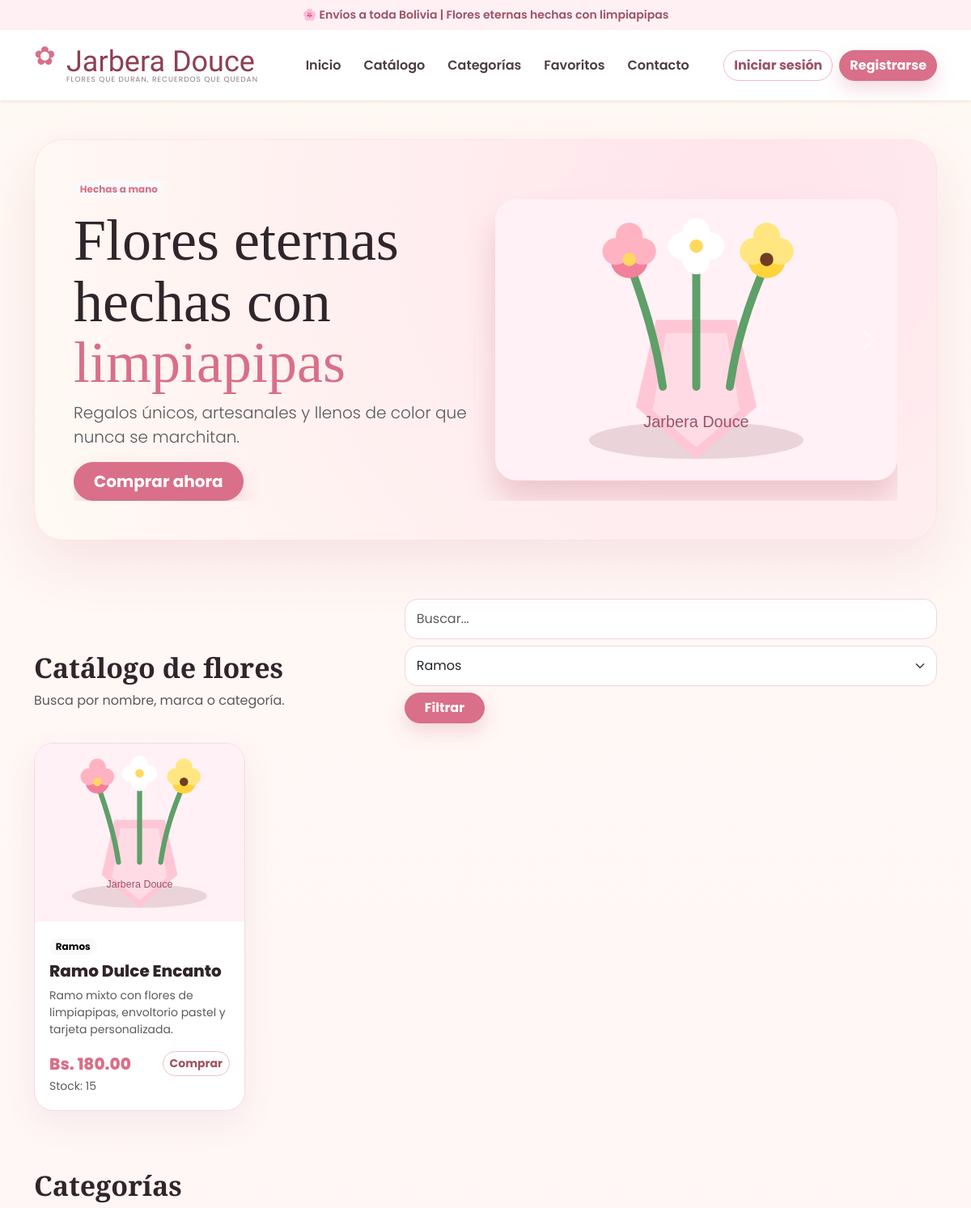
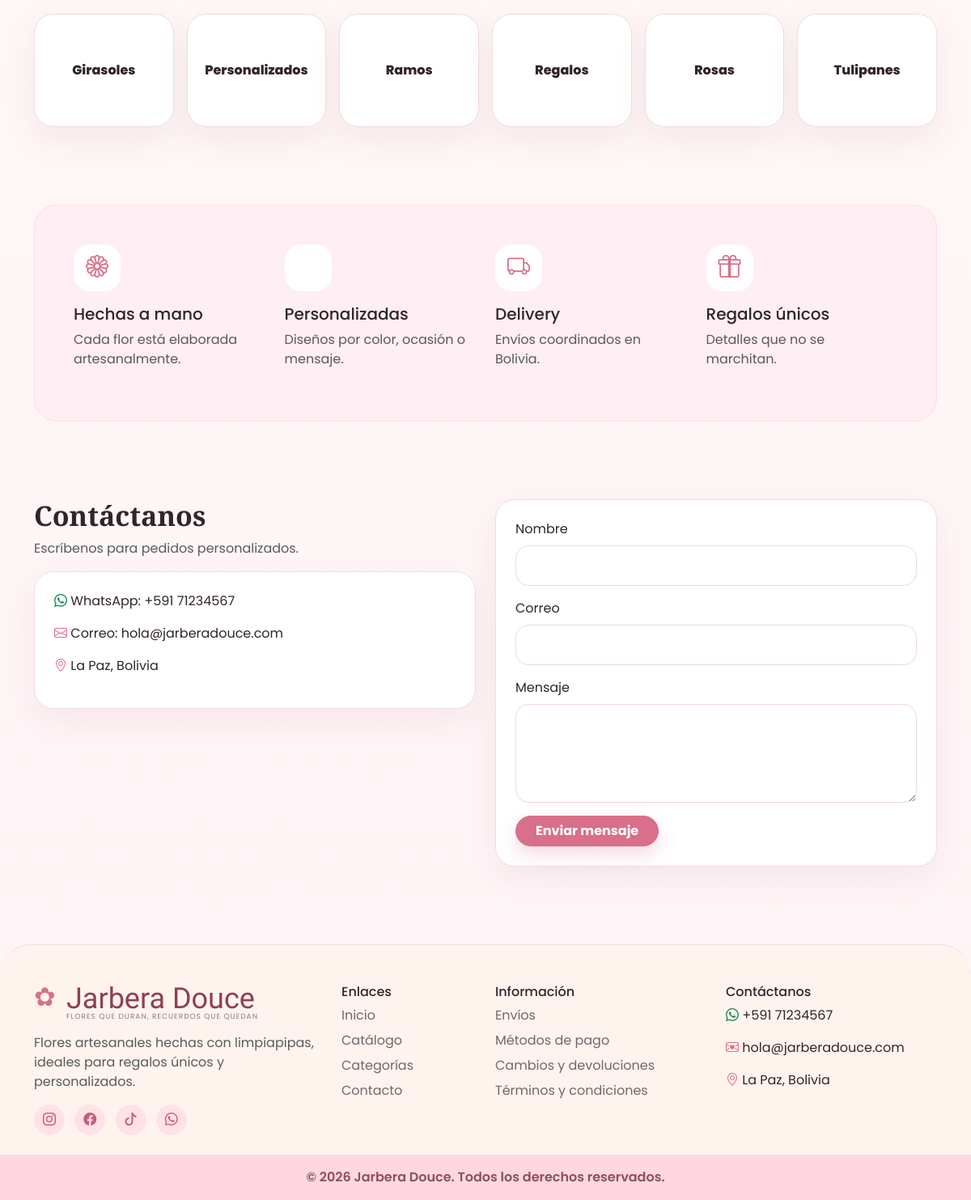
Screenshot of /index.php?categoria=1 with the database file from the repository (2 pictures, top to bottom).
### tables this page shows
CREATE TABLE productos (
    id_producto INT AUTO_INCREMENT PRIMARY KEY,
    id_categoria INT NOT NULL,
    nombre VARCHAR(120) NOT NULL,
    marca VARCHAR(100) NOT NULL DEFAULT 'Jarbera Douce',
    descripcion TEXT NULL,
    precio DECIMAL(10,2) NOT NULL,
    stock INT NOT NULL DEFAULT 0,
    imagen VARCHAR(255) DEFAULT 'assets/img/default.svg',
    destacado TINYINT(1) NOT NULL DEFAULT 0,
    estado TINYINT(1) NOT NULL DEFAULT 1,
    FOREIGN KEY (id_categoria) REFERENCES categorias(id_categoria)
        ON UPDATE CASCADE ON DELETE RESTRICT
);

CREATE TABLE categorias (
    id_categoria INT AUTO_INCREMENT PRIMARY KEY,
    nombre_categoria VARCHAR(100) NOT NULL,
    descripcion TEXT NULL
);

### config/conexion.php (called while the page is built, shortened)
<?php
function e($valor) {
    return htmlspecialchars((string)$valor, ENT_QUOTES, 'UTF-8');
}
function url($ruta = '') {
    return APP_URL . '/' . ltrim($ruta, '/');
}
function estaLogueado() {
    return isset($_SESSION['usuario']);
}
function esCliente() {
    return estaLogueado() && $_SESSION['usuario']['rol'] === 'cliente';
}
?>

### index.php (the view, shortened to what this page needs)
<?php
require_once __DIR__ . '/config/conexion.php';
$buscar = trim($_GET['buscar'] ?? '');
$id_categoria = (int)($_GET['categoria'] ?? 0);
$categorias = $conexion->query("SELECT * FROM categorias ORDER BY nombre_categoria")->fetch_all(MYSQLI_ASSOC);
$sql = "SELECT p.*, c.nombre_categoria
        FROM productos p
        INNER JOIN categorias c ON p.id_categoria = c.id_categoria
        WHERE p.estado = 1";
$params = [];
$tipos = '';
if ($id_categoria > 0) {
    $sql .= " AND p.id_categoria = ?";
    $params[] = $id_categoria;
    $tipos .= 'i';
}
$sql .= " ORDER BY p.destacado DESC, p.nombre ASC";
$stmt = $conexion->prepare($sql);
if ($params) {
    $stmt->bind_param($tipos, ...$params);
}
$stmt->execute();
$productos = $stmt->get_result()->fetch_all(MYSQLI_ASSOC);
include __DIR__ . '/includes/header.php';
?>
<section class="container py-5">
    <div id="sliderPrincipal" class="carousel slide hero-card p-4 p-lg-5" data-bs-ride="carousel">
        <div class="carousel-inner">
            <div class="carousel-item active">
                <div class="row align-items-center g-4">
                    <div class="col-lg-6">
                        <span class="badge rounded-pill bg-light text-rose mb-3">Hechas a mano</span>
                        <h1 class="hero-title">Flores eternas hechas con <span>limpiapipas</span></h1>
                        <p class="lead text-muted">
                            Regalos únicos, artesanales y llenos de color que nunca se marchitan.
                        </p>
                        <a href="#catalogo" class="btn btn-rose btn-lg rounded-pill px-4">
                            Comprar ahora
                        </a>
                    </div>
                    <div class="col-lg-6 text-center">
                        <img src="<?= url('assets/img/default.svg') ?>" class="hero-img" alt="Flores de limpiapipas">
                    </div>
                </div>
            </div>
        </div>
        <button class="carousel-control-prev" type="button" data-bs-target="#sliderPrincipal" data-bs-slide="prev">
            <span class="carousel-control-prev-icon"></span>
        </button>
        <button class="carousel-control-next" type="button" data-bs-target="#sliderPrincipal" data-bs-slide="next">
            <span class="carousel-control-next-icon"></span>
        </button>
    </div>
</section>
<section id="catalogo" class="container py-4">
    <div class="d-flex justify-content-between align-items-end flex-wrap gap-3 mb-4">
        <div>
            <h2 class="section-title">Catálogo de flores</h2>
            <p class="text-muted">Busca por nombre, marca o categoría.</p>
        </div>
        <form method="get" class="d-flex flex-wrap gap-2">
            <input type="search" name="buscar" class="form-control" placeholder="Buscar..." value="<?= e($buscar) ?>">
            <select name="categoria" class="form-select">
                <?php foreach ($categorias as $cat): ?>
                    <option value="<?= $cat['id_categoria'] ?>" <?= $id_categoria == $cat['id_categoria'] ? 'selected' : '' ?>>
                        <?= e($cat['nombre_categoria']) ?>
                    </option>
                <?php endforeach; ?>
            </select>
            <button class="btn btn-rose rounded-pill px-4">Filtrar</button>
        </form>
    </div>
    <div class="row g-4">
        <?php foreach ($productos as $producto): ?>
            <div class="col-md-6 col-lg-4 col-xl-3">
                <div class="product-card h-100 position-relative">
                    <img src="<?= url($producto['imagen']) ?>" class="product-img" alt="<?= e($producto['nombre']) ?>">
                    <div class="product-body">
                        <span class="badge text-bg-light rounded-pill mb-2"><?= e($producto['nombre_categoria']) ?></span>
                        <h5 class="product-title"><?= e($producto['nombre']) ?></h5>
                        <p class="text-muted small"><?= e($producto['descripcion']) ?></p>
                        <div class="d-flex justify-content-between align-items-center">
                            <span class="product-price">Bs. <?= number_format($producto['precio'], 2) ?></span>
                            <?php if (esCliente()): ?>
                                <form method="post" action="<?= url('carrito_accion.php') ?>">
                                    <input type="hidden" name="accion" value="agregar">
                                    <input type="hidden" name="id_producto" value="<?= $producto['id_producto'] ?>">
                                    <button class="icon-btn"><i class="bi bi-plus-lg"></i></button>
                                </form>
                            <?php elseif (!estaLogueado()): ?>
                                <a href="<?= url('auth/login.php') ?>" class="btn btn-sm btn-outline-rose rounded-pill">Comprar</a>
                            <?php endif; ?>
                        </div>
                        <small class="text-muted">Stock: <?= (int)$producto['stock'] ?></small>
                    </div>
                </div>
            </div>
        <?php endforeach; ?>
    </div>
</section>
<section id="categorias" class="container py-5">
    <h2 class="section-title mb-4">Categorías</h2>
    <div class="row g-3">
        <?php foreach ($categorias as $cat): ?>
            <div class="col-6 col-md-4 col-lg-2">
                <a class="category-card text-center" href="<?= url('index.php?categoria=' . $cat['id_categoria'] . '#catalogo') ?>">
                    <?= e($cat['nombre_categoria']) ?>
                </a>
            </div>
        <?php endforeach; ?>
    </div>
</section>
<section class="container py-5">
    <div class="benefits p-4 p-lg-5">
        <div class="row g-4">
            <div class="col-md-3">
                <div class="benefit-icon mb-3"><i class="bi bi-flower1"></i></div>
                <h5>Hechas a mano</h5>
                <p class="text-muted">Cada flor está elaborada artesanalmente.</p>
            </div>
            <div class="col-md-3">
                <div class="benefit-icon mb-3"><i class="bi bi-pencil-heart"></i></div>
                <h5>Personalizadas</h5>
                <p class="text-muted">Diseños por color, ocasión o mensaje.</p>
            </div>
            <div class="col-md-3">
                <div class="benefit-icon mb-3"><i class="bi bi-truck"></i></div>
                <h5>Delivery</h5>
                <p class="text-muted">Envíos coordinados en Bolivia.</p>
            </div>
            <div class="col-md-3">
                <div class="benefit-icon mb-3"><i class="bi bi-gift"></i></div>
                <h5>Regalos únicos</h5>
                <p class="text-muted">Detalles que no se marchitan.</p>
            </div>
        </div>
    </div>
</section>
<section id="contacto" class="container py-5">
    <div class="row g-4">
        <div class="col-lg-6">
            <h2 class="section-title">Contáctanos</h2>
            <p class="text-muted">Escríbenos para pedidos personalizados.</p>
            <div class="soft-card p-4">
                <p><i class="bi bi-whatsapp text-success"></i> WhatsApp: +591 71234567</p>
                <p><i class="bi bi-envelope text-rose"></i> Correo: hola@jarberadouce.com</p>
                <p><i class="bi bi-geo-alt text-rose"></i> La Paz, Bolivia</p>
            </div>
        </div>
        <div class="col-lg-6">
            <form class="soft-card p-4 needs-validation" novalidate onsubmit="return false;">
                <div class="mb-3">
                    <label class="form-label">Nombre</label>
                    <input class="form-control" required>
                </div>
                <div class="mb-3">
                    <label class="form-label">Correo</label>
                    <input type="email" class="form-control" required>
                </div>
                <div class="mb-3">
                    <label class="form-label">Mensaje</label>
                    <textarea class="form-control" rows="4" required></textarea>
                </div>
                <button class="btn btn-rose rounded-pill px-4">Enviar mensaje</button>
            </form>
        </div>
    </div>
</section>
<?php include __DIR__ . '/includes/footer.php'; ?>

### assets/css/styles.css (style rules this page uses)
:root { --rose:#d96f88; --rose-dark:#b94f68; --rose-soft:#ffe4ea; --cream:#fffaf4; --ink:#30252a; }
body { font-family:'Poppins',sans-serif; background:linear-gradient(180deg,#fff9f4,#fff4f7); color:var(--ink); }
.btn-rose { background:var(--rose); border-color:var(--rose); color:white; font-weight:700; box-shadow:0 10px 22px rgba(217,111,136,.25); }
.btn-outline-rose { border:1px solid #efbcc8; color:#9b5364; font-weight:700; background:white; }
.text-rose { color:var(--rose)!important; }
.hero-card { border-radius:36px; background:radial-gradient(circle at 80% 20%,#ffe4ec,#fffaf4); box-shadow:0 25px 70px rgba(185,79,104,.13); border:1px solid #ffe1e8; overflow:hidden; }
.hero-title { font-family:'Playfair Display',serif; font-size:clamp(42px,6vw,76px); line-height:1.05; }
.hero-title span { color:var(--rose); }
.hero-img { width:100%; max-height:430px; object-fit:contain; filter:drop-shadow(0 25px 18px rgba(178,72,95,.23)); }
.section-title { font-family:'Playfair Display',serif; font-weight:700; font-size:34px; }
.product-card, .soft-card, .category-card, .table-card, .auth-card { background:white; border:1px solid #f1dce2; border-radius:24px; box-shadow:0 15px 40px rgba(130,80,92,.08); }
.product-card { overflow:hidden; transition:.25s; }
.product-img { height:220px; width:100%; object-fit:cover; background:#fff2f5; }
.product-body { padding:18px; }
.product-title { font-weight:800; }
.product-price { color:var(--rose); font-size:20px; font-weight:800; }
.category-card { text-decoration:none; color:var(--ink); height:140px; display:flex; align-items:center; justify-content:center; font-weight:800; transition:.25s; }
.benefits { background:#ffeef3; border-radius:28px; border:1px solid #ffdce5; }
.benefit-icon { width:58px; height:58px; display:grid; place-items:center; background:white; border-radius:20px; color:var(--rose); font-size:28px; }
.form-control, .form-select { border-radius:16px; border-color:#efd7dd; padding:12px 14px; }

### rows the page displays
productos: imagen (placeholder picture), id_categoria.nombre_categoria "Ramos", nombre "Ramo Dulce Encanto", descripcion "Ramo mixto con flores de limpiapipas, envoltorio pastel y tarjeta personalizada.", precio "180.00", stock "15"
categorias: nombre_categoria "Girasoles"
categorias: nombre_categoria "Personalizados"
categorias: nombre_categoria "Ramos"
categorias: nombre_categoria "Regalos"
categorias: nombre_categoria "Rosas"
categorias: nombre_categoria "Tulipanes"

### other values shown
form field categoria "Ramos"
